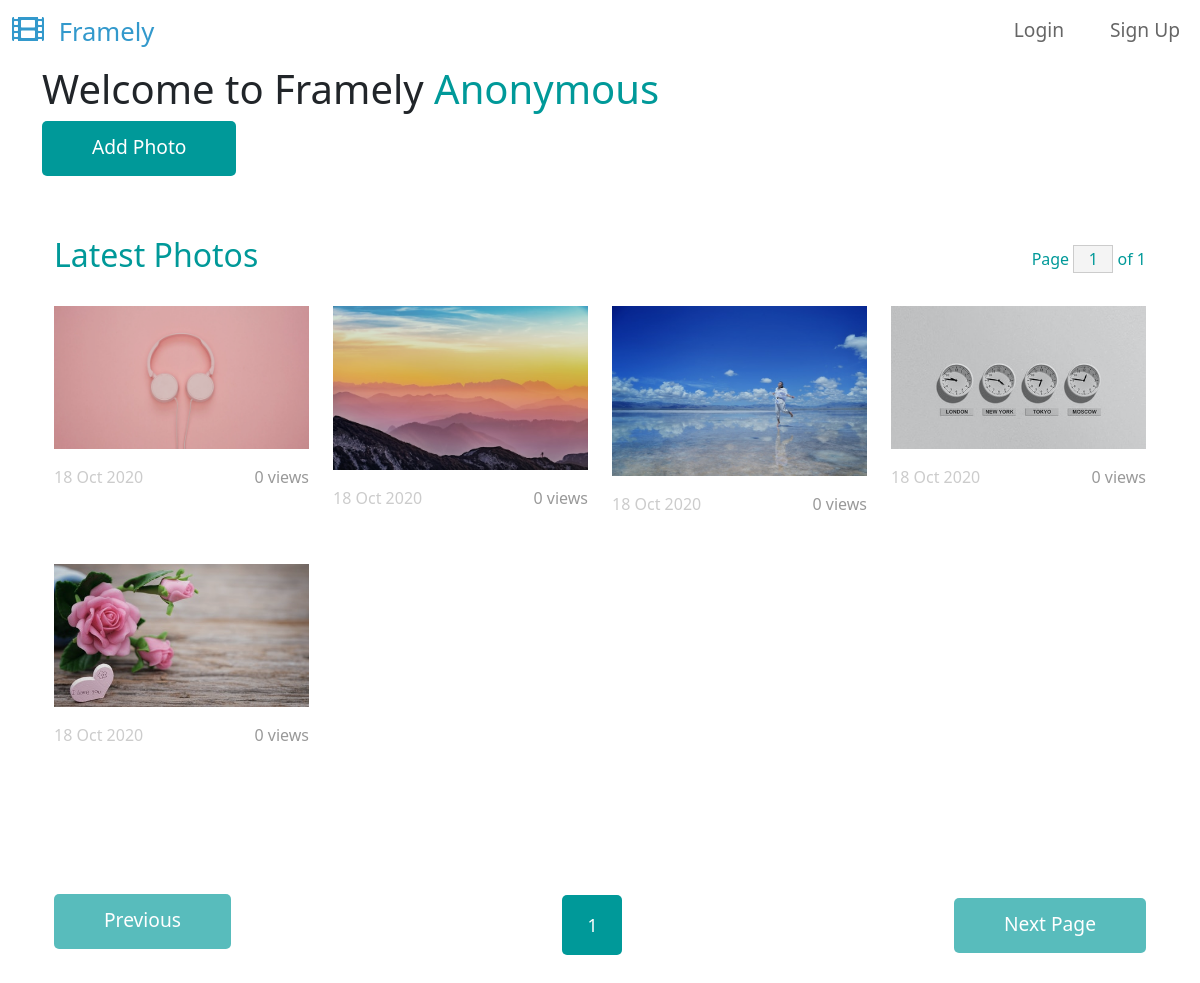
/, run on an earlier commit of the app's database.
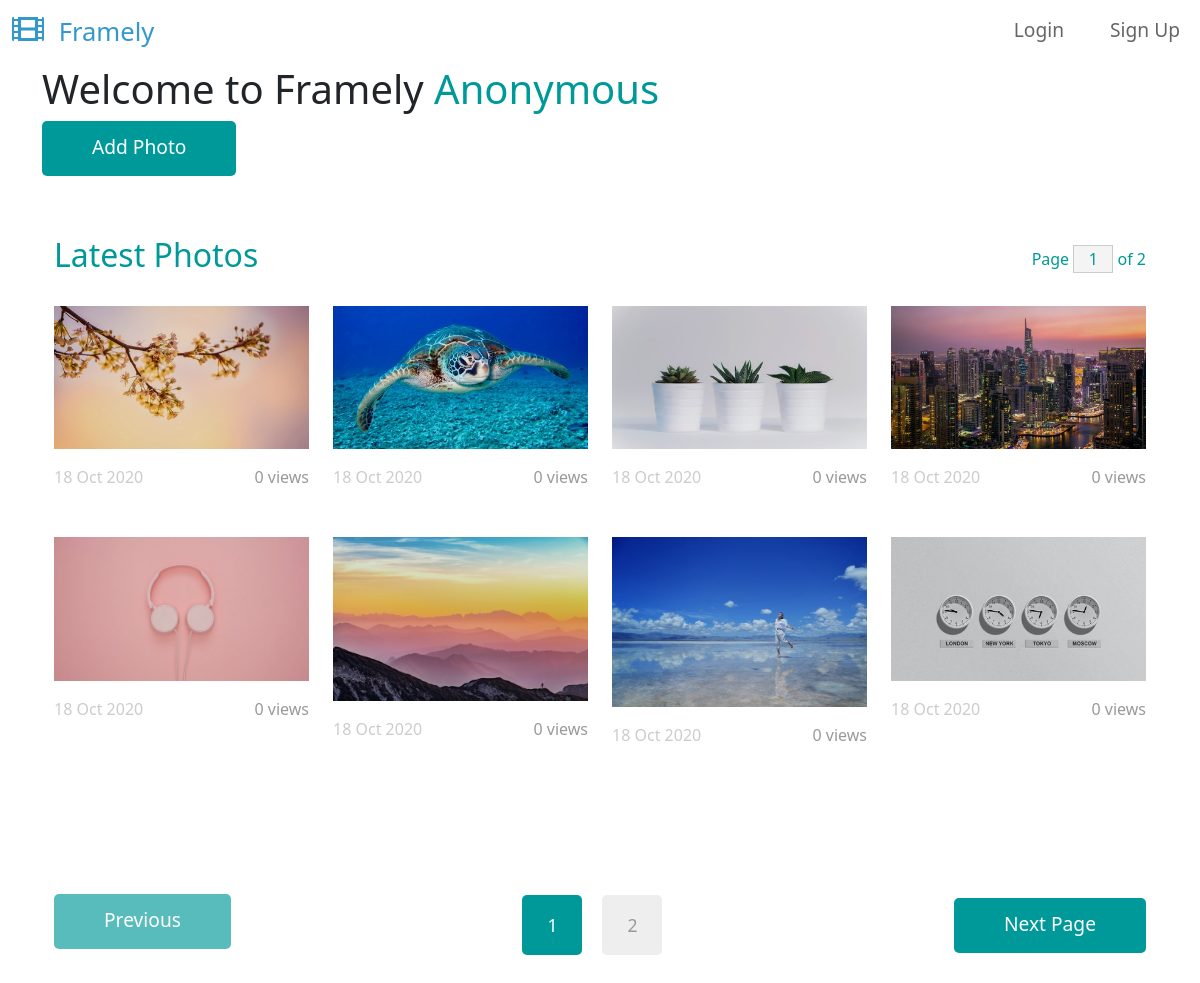
And on a later commit of the database.
### base/models.py (models this page shows, shortened)
class Photo(models.Model):
    user = models.ForeignKey(
        settings.AUTH_USER_MODEL, on_delete=models.CASCADE, null=True, blank=True
    )
    short_title = models.CharField(max_length=15)
    slug = models.SlugField(blank=True)
    image = models.ImageField(max_length=200)
    created = models.DateField(auto_now_add=True)
    views = models.ManyToManyField(
        settings.AUTH_USER_MODEL,
        related_name="photos_viewed",
    )
    class Meta:
        ordering = ["-created", "-id"]

### base/views.py (the view)
# urls.py: path("", views.HomeView.as_view(), name="home"),
class HomeView(View):
    template_name = "home.html"
    photo_list = Photo.objects.all()
    def get(self, request):
        paginator = Paginator(self.photo_list, 8)
        num_pages = paginator.num_pages
        page_range = paginator.page_range
        page = request.GET.get("page") or 1
        if int(page) not in page_range:
            page = num_pages
        current_page = paginator.get_page(page)
        context = {
            "current_page": current_page,
            "page_num": int(page),
            "num_pages": num_pages,
            "page_range": page_range,
        }
        return render(request, self.template_name, context=context)

### templates/home.html (shortened to what this page needs)
{% extends 'base.html' %}
{% block content %}
    <h1>Welcome to Framely
        <span class="tm-text-primary">
        {% if request.user.is_authenticated %}
            {{user.username}}
        {% else %}
            Anonymous
        {% endif %}
        </span>
    </h1>
    <a href="{% url 'create-photo' %}" class="btn btn-primary tm-btn">Add Photo</a>
    <div class="container-fluid tm-container-content tm-mt-60">
        <div class="row mb-4">
            <h2 class="col-6 tm-text-primary">
                Latest Photos
            </h2>
            <div class="col-6 d-flex justify-content-end align-items-center">
                <form action="" class="tm-text-primary">
                    Page <input name="page" type="text" value="{{page_num}}" size="1" class="tm-input-paging tm-text-primary"> of {{num_pages}}
                </form>
            </div>
        </div>
        <div class="row tm-mb-90 tm-gallery">
            {% for photo in current_page %}
            <div class="col-xl-3 col-lg-4 col-md-6 col-sm-6 col-12 mb-5">
                <figure class="effect-ming tm-video-item">
                    <img src="{{photo.image.url}}" alt="Image" class="img-fluid">
                    <figcaption class="d-flex align-items-center justify-content-center">
                    </figcaption>
                </figure>
                <div class="d-flex justify-content-between tm-text-gray">
                    <span class="tm-text-gray-light">18 Oct 2020</span>
                    <span>{{photo.views.count}} views</span>
                </div>
            </div>
            {% endfor %}
        </div>
        <div class="row tm-mb-90">
            <div class="col-12 d-flex justify-content-between align-items-center tm-paging-col">
                {% if current_page.has_previous %}
                    <a href="{% url 'home' %}?page={{current_page.previous_page_number}}" class="btn btn-primary tm-btn-prev mb-2">Previous</a>
                {% else %}
                    <a href="javascript:void(0);" class="btn btn-primary tm-btn-prev mb-2 disabled">Previous</a>
                {% endif %}
                <div class="tm-paging d-flex">
                    {% for i in page_range %}
                        <a href="{% url 'home' %}?page={{i}}" class="{% if i == page_num %}active{% endif %} tm-paging-link">{{i}}</a>
                    {% endfor %}
                </div>
                {% if current_page.has_next %}
                    <a href="{% url 'home' %}?page={{current_page.next_page_number}}" class="btn btn-primary tm-btn-next">Next Page</a>
                {% else %}
                    <a href="javascript:void(0);" class="btn btn-primary tm-btn-next disabled">Next Page</a>
                {% endif %}
            </div>
        </div>
    </div>
{% endblock %}

### templates/base.html (shortened to what this page needs)
{% load static %}
<!DOCTYPE html>
<html lang="en">
<head>
    <link rel="stylesheet" href="{% static 'css/bootstrap.min.css' %}" />
    <link rel="stylesheet" href="{% static 'css/all.min.css' %}" />
    <link rel="stylesheet" href="{% static 'css/templatemo-style.css' %}" />
</head>
<body>
    <nav class="navbar navbar-expand-lg">
        <div class="container-fluid">
            <a class="navbar-brand" href="{% url 'home' %}">
                <i class="fas fa-film mr-2"></i>
                Framely
            </a>
            <div class="collapse navbar-collapse" id="navbarSupportedContent">
            <ul class="navbar-nav ml-auto mb-2 mb-lg-0">
                {% if request.user.is_authenticated %}
                <li class="nav-item">
                    <a class="nav-link nav-link-1" href="{% url 'home' %}">Photos</a>
                </li>
                <li class="nav-item">
                    <a class="nav-link nav-link-2"  href="{% url 'edit-profile' %}">Update Profile</a>
                </li>
                <li class="nav-item">
                    <a class="nav-link nav-link-3"  href="{% url 'users-page' %}">People</a>
                </li>
                <li class="nav-item">
                    <a class="nav-link nav-link-3"  href="{% url 'logout' %}">Log Out</a>
                </li>
                {% else %}
                <li class="nav-item">
                    <a class="nav-link nav-link-1" href="{% url 'login' %}">Login</a>
                </li>
                <li class="nav-item">
                    <a class="nav-link nav-link-2" href="{% url 'signup' %}">Sign Up</a>
                </li>
                {% endif %}
            </ul>
            </div>
        </div>
    </nav>
    <div class="container">
        {% block content %}
        {% endblock %}
    </div>
    </body>
</html>

### static/css/templatemo-style.css (style rules this page uses)
a { text-decoration: none; transition: all 0.3s ease; }
.container-fluid { max-width: 1770px; }
.btn { border-radius: 0; }
.btn-primary { background-color: #009999; border: 0; border-radius: 5px; padding: 12px 50px 14px; font-size: 1.2rem; }
.btn-primary.disabled, .btn-primary:disabled { background-color: #009999; pointer-events: all; cursor: not-allowed; }
.navbar-brand { color: #3399CC; font-size: 1.6rem; }
.navbar-brand i { font-size: 2rem; }
.tm-mt-60 { margin-top: 60px; }
.tm-mb-90 { margin-bottom: 90px; }
.tm-text-primary { color: #009999; }
.tm-input-paging { width: 40px; border-radius: 0; border: 1px solid #CCCCCC; background: #f4f4f4; text-align: center; }
.nav-item { margin-right: 30px; }
.nav-item:last-child { margin-right: 0; }
.nav-link { color: #666666; border-bottom: 4px solid transparent; font-size: 1.2rem; }
p, .tm-text-gray { color: #999; }
.tm-text-gray-light { color: #CCC; }
.tm-video-item { position: relative; overflow: hidden; text-align: center; cursor: pointer; }
.tm-video-item img { position: relative; display: block; min-height: 100%; max-width: 100%; opacity: 0.8; }
.tm-video-item figcaption { padding: 2em; color: #fff; text-transform: uppercase; font-size: 1.25em; -webkit-backface-visibility: hidden; backface-visibility: hidden; }
.tm-video-item figcaption::before, .tm-video-item figcaption::after { pointer-events: none; }
.tm-video-item figcaption, .tm-video-item figcaption > a { position: absolute; top: 0; left: 0; width: 100%; height: 100%; }
.tm-paging-link { display: flex; justify-content: center; align-items: center; width: 60px; height: 60px; font-size: 1.1rem; color: #999; background-color: #EEEEEE; margin: 10px; border-radius: 5px; text-decoration: none; transition: all 0.3s ease; }
.tm-paging-link:hover, .tm-paging-link.active { background-color: #009999; color: #fff; }
figure.effect-ming { background: #030c17; }
figure.effect-ming img { opacity: 0.9; -webkit-transition: opacity 0.35s; transition: opacity 0.35s; }
figure.effect-ming figcaption::before { position: absolute; top: 30px; right: 30px; bottom: 30px; left: 30px; border: 2px solid #fff; box-shadow: 0 0 0 30px rgba(255,255,255,0.2); content: ''; opacity: 0; -webkit-transition: opacity 0.35s, -webkit-transform 0.35s; transition: opacity 0.35s, transform 0.35s; -webkit-transform: scale3d(1.4,1.4,1); transform: scale3d(1.4,1.4,1); }

What changed in the data, as far as the page shows it:
no longer on this page (row unchanged): Photo: image (picture), views.count "0"
added Photo: image (picture), views.count "0"
added Photo: image (picture), views.count "0"
added Photo: image (picture), views.count "0"
added Photo: image (picture), views.count "0"
Also different on the page:
{{ num_pages }}: "1" → "2"
new list line: "2"
